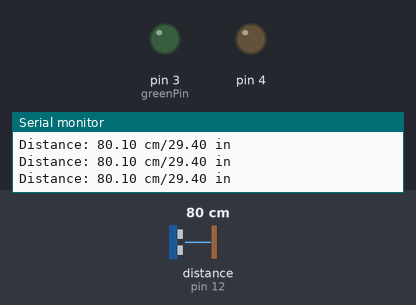
This sketch was run on a simulated Arduino Uno, built with avr-gcc and run on an emulated ATmega328P. Shown: output pins drawn as LEDs (lit = HIGH), the last lines printed to the serial monitor. Wiring (inferred from the names in the program): ultrasonic range finder: trigger pin 11; echo pin 12. The test bench sets the inputs (shaded band); at power-on: distance to the obstacle (sensor on pin 12) 80 cm. The echo pulse lasts 58.3 µs per cm; pins used as bus, display or sensor lines are not drawn.

Above: at 1.2 s.
1.3 s: distance to the obstacle (sensor on pin 12) set to 12 cm
2.8 s: distance to the obstacle (sensor on pin 12) set to 9 cm
At 3.6 s:
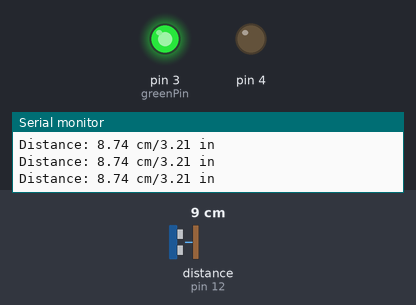
4.3 s: distance to the obstacle (sensor on pin 12) set to 18 cm
At 5.5 s:
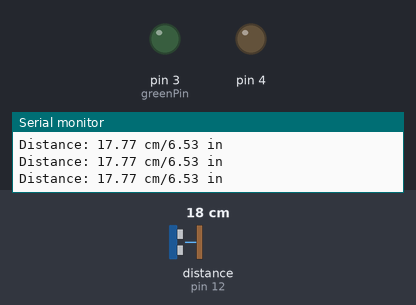
5.8 s: distance to the obstacle (sensor on pin 12) set to 2 cm
At 7.0 s:
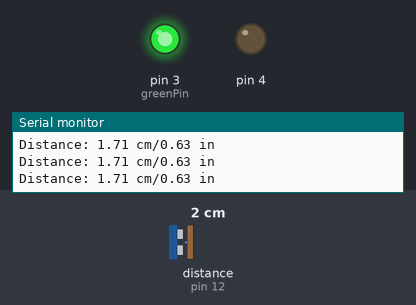
Timing chart, 0 to 8.3 s (numbered marks = the images above; inputs shaded):
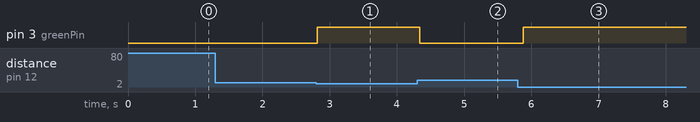

The sketch:

distanceSensorCode.ino
```cpp
const int trigPin = 11;
const int echoPin = 12;
const int redPin = 2;
const int greenPin = 3;
double duration;
double distanceCm, distanceInch;
double R1 = 0.01724;
double R2 = 0.006329;
double distanceLimit = 10;
void setup() {
  // put your setup code here, to run once:
  pinMode(trigPin, OUTPUT);
  pinMode(echoPin, INPUT);
  pinMode(3, OUTPUT);
  pinMode(4, OUTPUT);
  Serial.begin(9600);
}

void loop() {
  // put your main code here, to run repeatedly:
  digitalWrite(trigPin, LOW);
  delayMicroseconds(2);
  digitalWrite(trigPin, HIGH);
  delayMicroseconds(10);
  digitalWrite(trigPin, LOW);

  duration = pulseIn(echoPin, HIGH);
  distanceCm = duration * R1;
  distanceInch = duration * R2;
  Serial.print("Distance: ");
  Serial.print(distanceCm);
  Serial.print(" cm/");
  Serial.print(distanceInch);
  Serial.println(" in");
  if (distanceCm < distanceLimit){
    digitalWrite(greenPin, HIGH);
    digitalWrite(redPin, LOW);
  }
  if (distanceCm > distanceLimit){
      digitalWrite(redPin, HIGH);
      digitalWrite(greenPin, LOW);
  }
  delay(100);

}
```

Measured:
- the behaviour switches between 11 and 10 cm on distance to the obstacle (sensor on pin 12) (found by bisection; images 0 and 1)
- after the input at 2.8 s, pin 3 (greenPin): LOW → HIGH at once
- after the input at 4.3 s, pin 3 (greenPin): HIGH → LOW at once
- after the input at 5.8 s, pin 3 (greenPin): LOW → HIGH after 0.08 s
